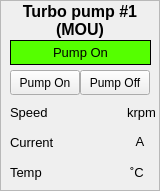
  <widget class="QFrame" name="frame_3" >
   <property name="geometry" >
    <rect>
     <x>276</x>
     <y>90</y>
     <width>160</width>
     <height>191</height>
    </rect>
   </property>
   <property name="frameShape" >
    <enum>QFrame::StyledPanel</enum>
   </property>
   <property name="frameShadow" >
    <enum>QFrame::Raised</enum>
   </property>
   <widget class="QLabel" name="lbTP1" >
    <property name="geometry" >
     <rect>
      <x>0</x>
      <y>0</y>
      <width>160</width>
      <height>41</height>
     </rect>
    </property>
    <property name="font" >
     <font>
      <pointsize>12</pointsize>
      <weight>75</weight>
      <bold>true</bold>
     </font>
    </property>
    <property name="frameShape" >
     <enum>QFrame::NoFrame</enum>
    </property>
    <property name="frameShadow" >
     <enum>QFrame::Raised</enum>
    </property>
    <property name="text" >
     <string>Turbo pump #1
(MOU)</string>
    </property>
    <property name="alignment" >
     <set>Qt::AlignCenter</set>
    </property>
   </widget>
   <widget class="QLabel" name="label_31" >
    <property name="geometry" >
     <rect>
      <x>127</x>
      <y>100</y>
      <width>30</width>
      <height>25</height>
     </rect>
    </property>
    <property name="font" >
     <font>
      <pointsize>10</pointsize>
      <weight>50</weight>
      <bold>false</bold>
     </font>
    </property>
    <property name="text" >
     <string>krpm</string>
    </property>
   </widget>
   <widget class="QLabel" name="lbTP1_1" >
    <property name="geometry" >
     <rect>
      <x>10</x>
      <y>100</y>
      <width>41</width>
      <height>25</height>
     </rect>
    </property>
    <property name="font" >
     <font>
      <pointsize>10</pointsize>
      <weight>50</weight>
      <bold>false</bold>
     </font>
    </property>
    <property name="text" >
     <string>Speed</string>
    </property>
   </widget>
   <widget class="CALabel" name="calbTMP_1" >
    <property name="geometry" >
     <rect>
      <x>10</x>
      <y>40</y>
      <width>141</width>
      <height>25</height>
     </rect>
    </property>
    <property name="palette" >
     <palette>
      <active>
       <colorrole role="Window" >
        <brush brushstyle="SolidPattern" >
         <color alpha="255" >
          <red>85</red>
          <green>255</green>
          <blue>0</blue>
         </color>
        </brush>
       </colorrole>
      </active>
      <inactive>
       <colorrole role="Window" >
        <brush brushstyle="SolidPattern" >
         <color alpha="255" >
          <red>85</red>
          <green>255</green>
          <blue>0</blue>
         </color>
        </brush>
       </colorrole>
      </inactive>
      <disabled>
       <colorrole role="Window" >
        <brush brushstyle="SolidPattern" >
         <color alpha="255" >
          <red>239</red>
          <green>239</green>
          <blue>239</blue>
         </color>
        </brush>
       </colorrole>
      </disabled>
     </palette>
    </property>
    <property name="font" >
     <font>
      <pointsize>10</pointsize>
     </font>
    </property>
    <property name="autoFillBackground" >
     <bool>true</bool>
    </property>
    <property name="frameShape" >
     <enum>QFrame::Box</enum>
    </property>
    <property name="text" >
     <string>Pump On</string>
    </property>
    <property name="alignment" >
     <set>Qt::AlignCenter</set>
    </property>
    <property name="pvname" >
     <string/>
    </property>
    <property name="cmode" stdset="0" >
     <enum>CALabel::Alarm</enum>
    </property>
    <property name="fillcol" stdset="0" >
     <color>
      <red>85</red>
      <green>255</green>
      <blue>0</blue>
     </color>
    </property>
    <property name="truelabel" >
     <string>Pump On</string>
    </property>
    <property name="falselabel" >
     <string>Pump Off</string>
    </property>
   </widget>
   <widget class="QLabel" name="lbTP1_2" >
    <property name="geometry" >
     <rect>
      <x>10</x>
      <y>160</y>
      <width>41</width>
      <height>25</height>
     </rect>
    </property>
    <property name="font" >
     <font>
      <pointsize>10</pointsize>
      <weight>50</weight>
      <bold>false</bold>
     </font>
    </property>
    <property name="text" >
     <string>Temp</string>
    </property>
   </widget>
   <widget class="QLabel" name="label_32" >
    <property name="geometry" >
     <rect>
      <x>130</x>
      <y>160</y>
      <width>30</width>
      <height>25</height>
     </rect>
    </property>
    <property name="font" >
     <font>
      <pointsize>10</pointsize>
      <weight>50</weight>
      <bold>false</bold>
     </font>
    </property>
    <property name="text" >
     <string>˚C</string>
    </property>
   </widget>
   <widget class="QLabel" name="lbTP1_3" >
    <property name="geometry" >
     <rect>
      <x>10</x>
      <y>130</y>
      <width>47</width>
      <height>25</height>
     </rect>
    </property>
    <property name="font" >
     <font>
      <pointsize>10</pointsize>
      <weight>50</weight>
      <bold>false</bold>
     </font>
    </property>
    <property name="text" >
     <string>Current</string>
    </property>
   </widget>
   <widget class="CADisplayer" name="cadpTP1_1" >
    <property name="geometry" >
     <rect>
      <x>65</x>
      <y>100</y>
      <width>60</width>
      <height>22</height>
     </rect>
    </property>
    <property name="font" >
     <font>
      <weight>75</weight>
      <bold>true</bold>
     </font>
    </property>
    <property name="nuformat" stdset="0" >
     <enum>CADisplayer::Integer</enum>
    </property>
    <property name="pvname" >
     <string>EC1_TMP1_STS_RPM</string>
    </property>
    <property name="lineWidth" stdset="0" >
     <number>1</number>
    </property>
    <property name="fillcol" stdset="0" >
     <color>
      <red>0</red>
      <green>170</green>
      <blue>0</blue>
     </color>
    </property>
   </widget>
   <widget class="CADisplayer" name="cadpTP1_2" >
    <property name="geometry" >
     <rect>
      <x>65</x>
      <y>160</y>
      <width>60</width>
      <height>22</height>
     </rect>
    </property>
    <property name="font" >
     <font>
      <weight>75</weight>
      <bold>true</bold>
     </font>
    </property>
    <property name="nuformat" stdset="0" >
     <enum>CADisplayer::RealOne</enum>
    </property>
    <property name="pvname" >
     <string>EC1_TMP1_STS_TEMP</string>
    </property>
    <property name="lineWidth" stdset="0" >
     <number>1</number>
    </property>
    <property name="fillcol" stdset="0" >
     <color>
      <red>0</red>
      <green>170</green>
      <blue>0</blue>
     </color>
    </property>
   </widget>
   <widget class="CADisplayer" name="cadpTP1_3" >
    <property name="geometry" >
     <rect>
      <x>100</x>
      <y>0</y>
      <width>60</width>
      <height>22</height>
     </rect>
    </property>
    <property name="nuformat" stdset="0" >
     <enum>CADisplayer::Integer</enum>
    </property>
    <property name="pvname" >
     <string>EC1_TMP1_STS_OPR</string>
    </property>
    <property name="lineWidth" stdset="0" >
     <number>1</number>
    </property>
    <property name="fillcol" stdset="0" >
     <color>
      <red>255</red>
      <green>255</green>
      <blue>0</blue>
     </color>
    </property>
   </widget>
   <widget class="CAPushButton" name="capbTP1_1" >
    <property name="geometry" >
     <rect>
      <x>10</x>
      <y>70</y>
      <width>70</width>
      <height>25</height>
     </rect>
    </property>
    <property name="text" >
     <string>Pump On</string>
    </property>
    <property name="buttonType" >
     <enum>CAPushButton::PulseButton</enum>
    </property>
    <property name="pvname" >
     <string>EC1_TMP1_ECMD_STRT</string>
    </property>
    <property name="truelabel" >
     <string>Pump On</string>
    </property>
    <property name="falselabel" >
     <string>Pump On</string>
    </property>
    <property name="selColor" >
     <color>
      <red>0</red>
      <green>170</green>
      <blue>0</blue>
     </color>
    </property>
    <property name="selTColor" >
     <color>
      <red>0</red>
      <green>0</green>
      <blue>0</blue>
     </color>
    </property>
   </widget>
   <widget class="CAPushButton" name="capbTP1_2" >
    <property name="geometry" >
     <rect>
      <x>80</x>
      <y>70</y>
      <width>70</width>
      <height>25</height>
     </rect>
    </property>
    <property name="text" >
     <string>Pump Off</string>
    </property>
    <property name="buttonType" >
     <enum>CAPushButton::PulseButton</enum>
    </property>
    <property name="pvname" >
     <string>EC1_TMP1_ECMD_STOP</string>
    </property>
    <property name="truelabel" >
     <string>Pump Off</string>
    </property>
    <property name="falselabel" >
     <string>Pump Off</string>
    </property>
    <property name="selColor" >
     <color>
      <red>255</red>
      <green>0</green>
      <blue>0</blue>
     </color>
    </property>
    <property name="unselColor" >
     <color>
      <red>220</red>
      <green>220</green>
      <blue>220</blue>
     </color>
    </property>
    <property name="selTColor" >
     <color>
      <red>255</red>
      <green>255</green>
      <blue>255</blue>
     </color>
    </property>
    <property name="unselTColor" >
     <color>
      <red>0</red>
      <green>0</green>
      <blue>0</blue>
     </color>
    </property>
   </widget>
   <widget class="CADisplayer" name="cadpTP1_4" >
    <property name="geometry" >
     <rect>
      <x>65</x>
      <y>130</y>
      <width>60</width>
      <height>22</height>
     </rect>
    </property>
    <property name="font" >
     <font>
      <weight>75</weight>
      <bold>true</bold>
     </font>
    </property>
    <property name="nuformat" stdset="0" >
     <enum>CADisplayer::RealOne</enum>
    </property>
    <property name="pvname" >
     <string>EC1_TMP1_STS_AMP</string>
    </property>
    <property name="lineWidth" stdset="0" >
     <number>1</number>
    </property>
    <property name="fillcol" stdset="0" >
     <color>
      <red>0</red>
      <green>170</green>
      <blue>0</blue>
     </color>
    </property>
   </widget>
   <widget class="QLabel" name="label_148" >
    <property name="geometry" >
     <rect>
      <x>130</x>
      <y>130</y>
      <width>20</width>
      <height>22</height>
     </rect>
    </property>
    <property name="font" >
     <font>
      <pointsize>10</pointsize>
      <weight>50</weight>
      <bold>false</bold>
     </font>
    </property>
    <property name="text" >
     <string>A</string>
    </property>
    <property name="alignment" >
     <set>Qt::AlignCenter</set>
    </property>
   </widget>
  </widget>
